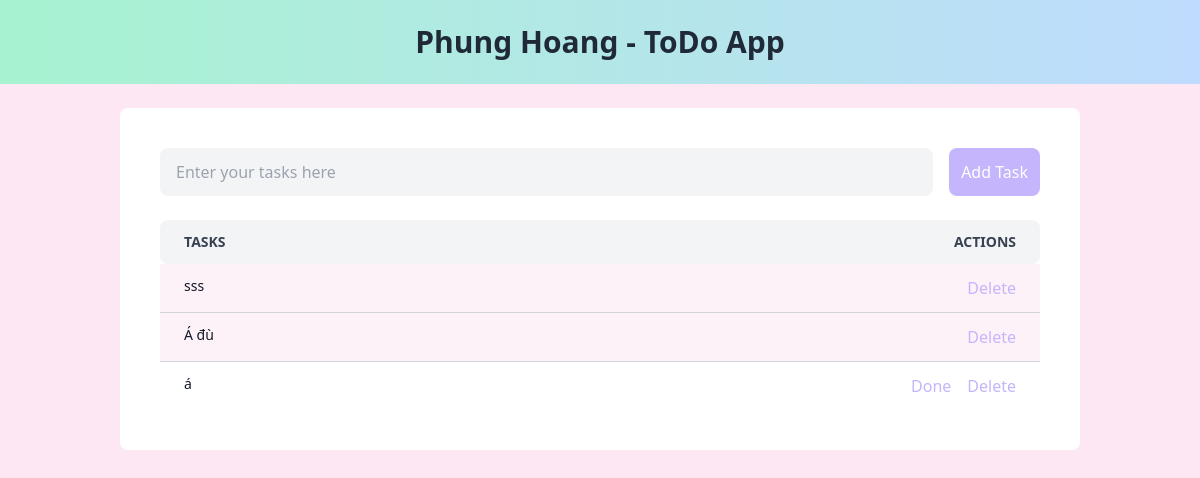
Before: / with the older database file.
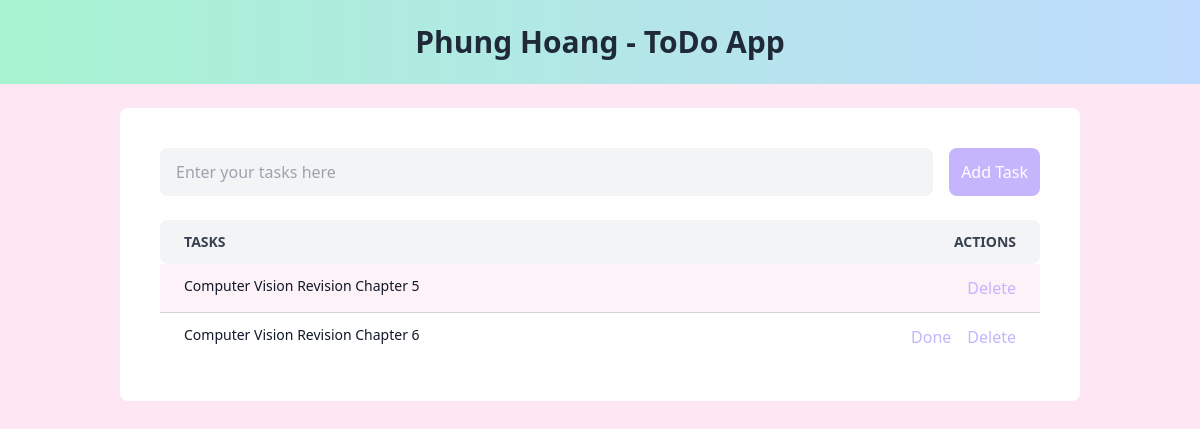
After: the same page with the newer database file.
### todoapp/models.py (models this page shows)
class todoModel(models.Model):
    task_title = models.CharField(max_length = 50)
    is_done = models.BooleanField(default = False)

### todoapp/views.py (the view)
# urls.py: path('', homepage, name='homepage'),
def homepage(request):
    todos = todoModel.objects.all()
    return render(request, 'base.html', {'todos': todos })

### todoapp/templates/base.html (shortened to what this page needs)
<!DOCTYPE html>
<html lang="en">
<head>
    <link href="https://cdn.jsdelivr.net/npm/tailwindcss@2.2.19/dist/tailwind.min.css" rel="stylesheet">
</head>
<body class="bg-pink-100">
    <nav class="flex items-center justify-center px-4 py-6 text-center bg-gradient-to-r from-green-200 to-blue-200">
        <a href="/" class="text-3xl text-gray-800 font-bold">Phung Hoang - ToDo App</a>
    </nav>
    <div class="w-4/5 my-6 mx-auto p-2 lg:p-10 bg-white rounded-lg">
        <form
            class="flex mb-6 space-x-4"
            hx-post="/add_task/"
            hx-target="#todos"
            hx-swap="afterend"
        >
            <input type="text" name="task_title" class="title flex-1 px-4 py-3 bg-gray-100 rounded-lg focus:outline-none focus:ring-2 focus:ring-purple-300 focus:bg-white" placeholder="Enter your tasks here">
            <button class="p-3 rounded-lg text-white bg-purple-300 hover:bg-purple-400 focus:outline-none focus:ring-2 focus:ring-purple-300 focus:bg-purple-400">Add Task</button>
        </form>
        <div class="flex py-3 rounded-lg bg-gray-100">
            <div class="w-4/5">
                <p class="px-6 text-sm font-bold text-gray-700 uppercase">Tasks</p>
            </div>
            <div class="hidden md:block w-1/5 px-6 text-right">
                <p class="text-sm font-bold text-gray-700 uppercase">Actions</p>
            </div>
        </div>
        <div class="divide-y divide-gray-300" id="todos">
            {% for actions in todos %}
                {% include 'actions/actions.html'%}
            {% endfor %}
        </div>
    </div>
</body>
</html>

### todoapp/templates/actions/actions.html (shortened to what this page needs)
    <article class="flex {% if actions.is_done %} bg-pink-50 {% endif %} ">
        <div class="w-4/5 py-3">
            <p
                class="px-6 text-sm text-gray-900"
                hx-get="/edit/{{actions.id}}/"
                hx-target="this"
                hx-swap="outerHTML"
            >
                {{actions.task_title}}
            </p>
        </div>
        <div class="w-1/5 px-6 py-3 flex justify-end space-x-4">
            {% if not actions.is_done %}
                <form
                    hx-put="/update/{{actions.id}}"
                    hx-target="closest article"
                    hx-swap="outerHTML"
                >
                    <button class="text-purple-300 hover:text-purple-400">Done</button>
                </form>
            {% endif %}
            <a
                href="#"
                class="text-purple-300 hover:text-purple-400"
                hx-confirm="Are you sure?"
                hx-target="closest article"
                hx-swap="outerHTML swap:1s"
                hx-delete="/delete/{{actions.id}}"
            >
                Delete
            </a>
        </div>
    </article>

Changed rows visible on the page:
removed todoModel: task_title "sss"
removed todoModel: task_title "Á đù"
removed todoModel: task_title "á"
added todoModel: task_title "Computer Vision Revision Chapter 5"
added todoModel: task_title "Computer Vision Revision Chapter 6"
